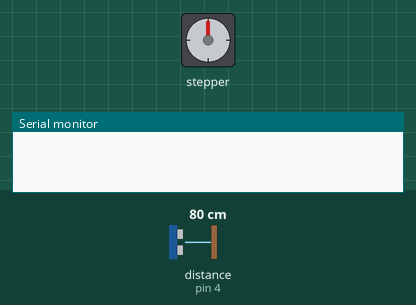
This sketch was run on a simulated Arduino Uno, built with avr-gcc and run on an emulated ATmega328P. Parts: stepper motor, the last lines printed to the serial monitor. The inputs (shaded band) are chosen by the test bench; at power-on: distance to the obstacle (sensor on pin 4) 80 cm. The echo pulse lasts 58.3 µs per cm; stepper angles assume 2048 steps per turn.

Above: at 0.1 s.
2.3 s: distance to the obstacle (sensor on pin 4) set to 9 cm
At 3.06 s:
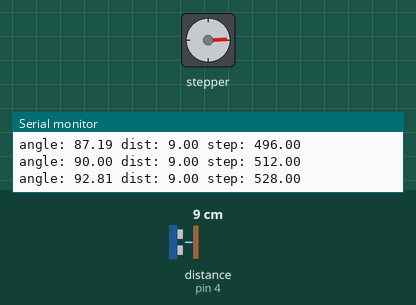
5.3 s: distance to the obstacle (sensor on pin 4) set to 35 cm
At 6.3 s:
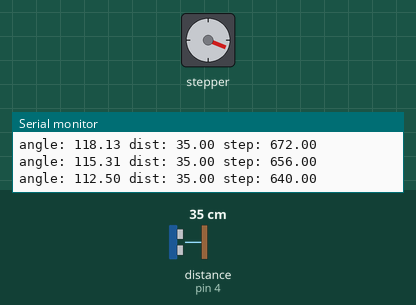
8.3 s: distance to the obstacle (sensor on pin 4) set to 120 cm
11.3 s: distance to the obstacle (sensor on pin 4) set to 250 cm
At 12.3 s:
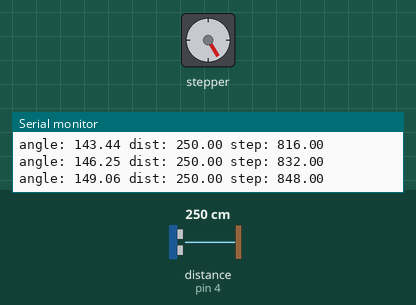
Timing chart, 0 to 15.3 s (numbered marks = the images above; inputs shaded):
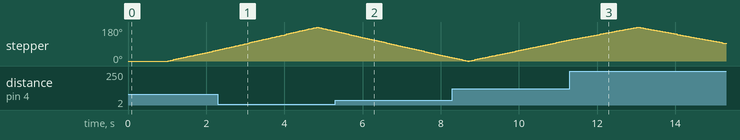

The sketch:

spin_scan_sonar.ino
```cpp
/*
 *   spin_can_sonar
 *
 *   This sketch will:
 *      - Drive a stepper motor to scan over a range of angles, and...
 *      - Use the sonic range finder to determine the range to the nearest object at each angle
 *
 *   We will pass output from the arduino back to the computer via serial for visualizing in python
 *
*/

#include "SR04.h"
#include <Stepper.h>

#define TRIG_PIN 4
#define ECHO_PIN 5
SR04 sr04 = SR04(ECHO_PIN,TRIG_PIN);  // Create sonar object
long dist;                            // Variable for storing distance @ a given position
float phi;                             // Position in degrees @ some point in time
int current_step;                     // Variable for holding the current step (integer)
int step_size;                        // Variable for assigning step size
char serial_buffer[128];               // Serial message buffer
char angle_buffer[10];
char dist_buffer[10];
char step_buffer[10];

const int stepsPerRevolution = 2048;            // change this to fit the number of steps per revolution
const int steps_max = stepsPerRevolution / 2;   // Max number of steps - let's keep this as 0-180 deg.
const int rolePerMinute = 15;                   // Adjustable range of 28BYJ-48 stepper is 0~17 rpm
const int step_size_mag = 16;                             // Size of a single step
const int step_start = 0;


// initialize the stepper library on pins 8 through 11:
Stepper myStepper(stepsPerRevolution, 8, 10, 9, 11);

void setup() {
  // initialize the serial port:
  Serial.begin(9600);
  myStepper.setSpeed(rolePerMinute);
  current_step = 0;
  delay(1000);
  step_size = step_size_mag;
}

void loop() {
  // Get the range @ current angle and print
  dist = sr04.Distance();
  float phi = (360 * (float)current_step) / (float)stepsPerRevolution;

  // Print the current location
  sprintf(serial_buffer, "angle: %s dist: %s step: %s", dtostrf(phi, 3, 2, angle_buffer), dtostrf(dist, 3, 2, dist_buffer), dtostrf(current_step, 3, 2, step_buffer));
  Serial.println(serial_buffer);

  // Move to the next position
  if ((current_step >= steps_max) && (step_size > 0))
  {
    // If we are at the end of the range, go back to beginning
    step_size = -step_size_mag;
  }
  else if ((current_step <= 0) && (step_size < 0))
  {
    step_size = step_size_mag;
  }

  myStepper.step(step_size);
  current_step = current_step + step_size;

}
```
